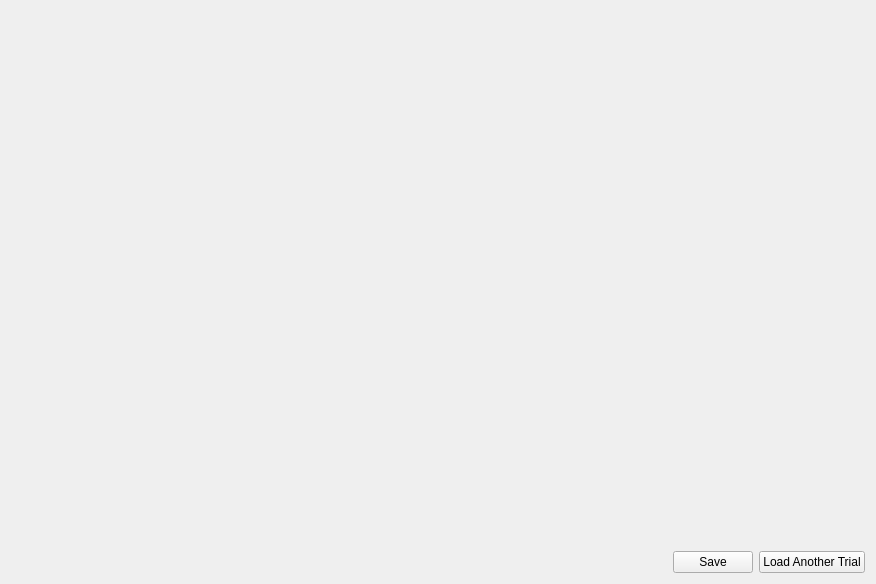
<?xml version="1.0" encoding="UTF-8"?>
<ui version="4.0">
 <class>barGraph</class>
 <widget class="QWidget" name="barGraph">
  <property name="geometry">
   <rect>
    <x>0</x>
    <y>0</y>
    <width>876</width>
    <height>584</height>
   </rect>
  </property>
  <property name="windowTitle">
   <string>Form</string>
  </property>
  <layout class="QGridLayout" name="gridLayout">
   <item row="1" column="0">
    <spacer name="horizontalSpacer">
     <property name="orientation">
      <enum>Qt::Horizontal</enum>
     </property>
     <property name="sizeHint" stdset="0">
      <size>
       <width>40</width>
       <height>20</height>
      </size>
     </property>
    </spacer>
   </item>
   <item row="1" column="2">
    <widget class="QPushButton" name="loadOtherTrial">
     <property name="text">
      <string>Load Another Trial</string>
     </property>
    </widget>
   </item>
   <item row="0" column="0" colspan="3">
    <widget class="QCustomPlot" name="plot" native="true"/>
   </item>
   <item row="1" column="1">
    <widget class="QPushButton" name="save">
     <property name="toolTip">
      <string>Saves the graph to the data directory</string>
     </property>
     <property name="text">
      <string>Save</string>
     </property>
    </widget>
   </item>
  </layout>
 </widget>
 <customwidgets>
  <customwidget>
   <class>QCustomPlot</class>
   <extends>QWidget</extends>
   <header>qcustomplot.h</header>
   <container>1</container>
  </customwidget>
 </customwidgets>
 <resources/>
 <connections/>
</ui>
